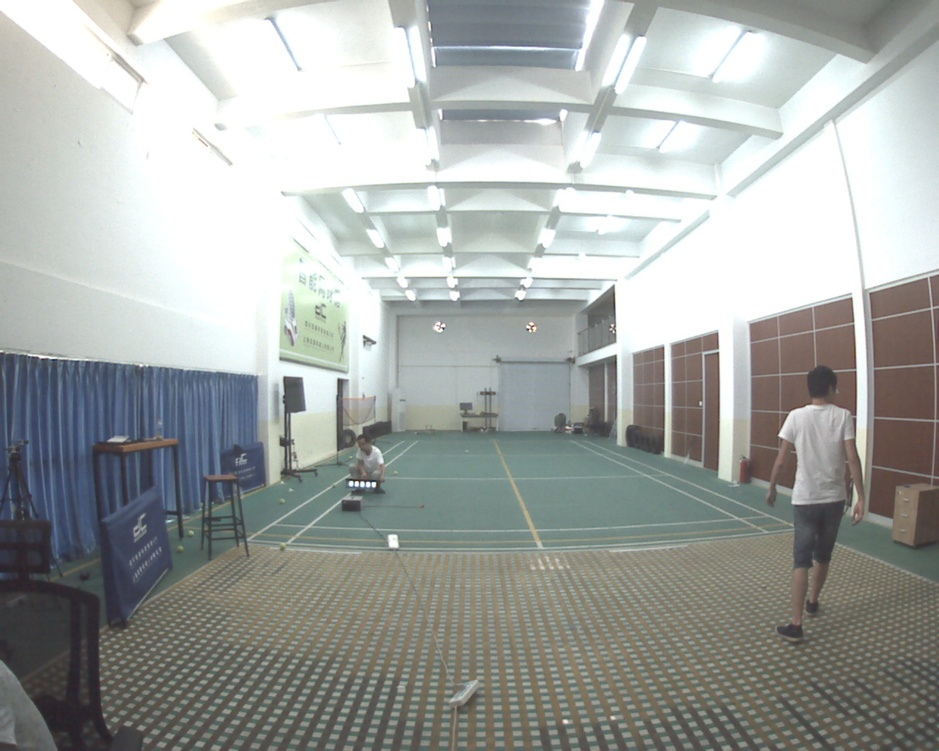
//> input picture opencv_test/000016.jpg, 939 x 751 px, shrunk from 1280 x 1024 before the run
$ ./filter2d ../000016.jpg   (built with g++ and OpenCV 4)
//> lines starting //> are read from the running program, lines starting //| are printed output that depends on the picture
#include <opencv2/opencv.hpp>
#include <iomanip>
int main(int argc, char* argv[])
{
	std::vector<std::string> files;
	cv::glob(argv[1], files);
	cv::Mat kernel = (cv::Mat_<int>(3, 3) << 0, 1, 0, 1, -4, 1, 0, 1, 0);
//	cv::Mat kernel = (cv::Mat_<int>(2,2) << -2, 1, 1, 0);
	cv::Mat dst, gray, bin, blur;
	for(int i=0;i<files.size();i++)
	{
		cv::Mat src = cv::imread(files[i]);
//> src is the input picture: 751 rows x 939 cols, CV_8UC3; mean B, G, R 163.1, 166, 162.1
		cv::cvtColor(src, gray, CV_BGR2GRAY);
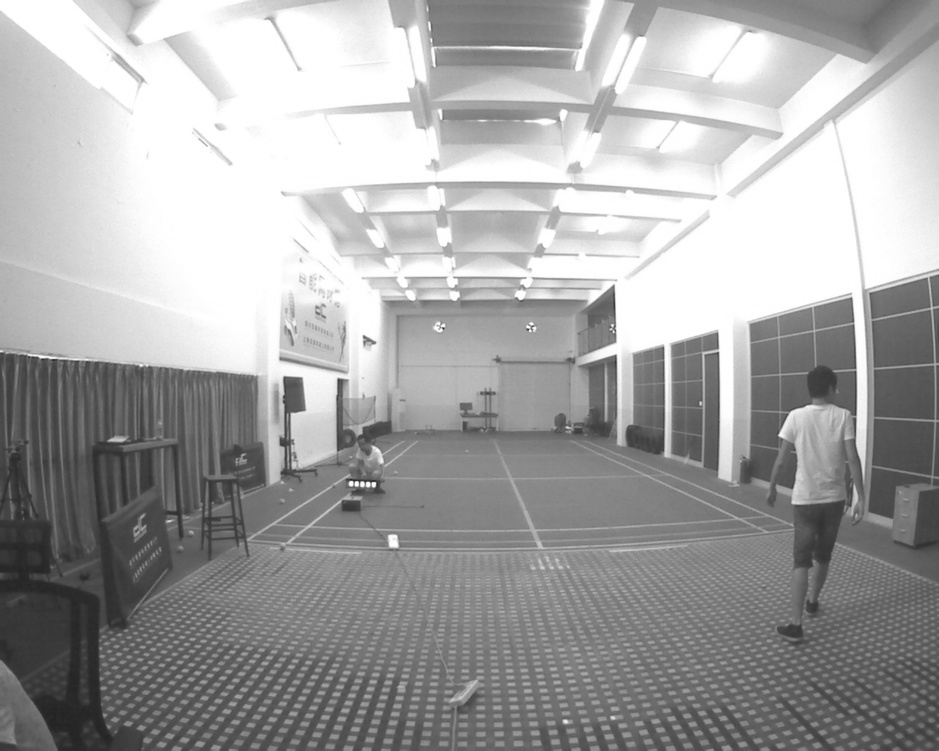
//> gray: 751 rows x 939 cols, CV_8UC1; min 34, max 255, mean 164.5

// [6 lines of commented-out code are left out]
		cv::filter2D(gray, dst, CV_64F, kernel);
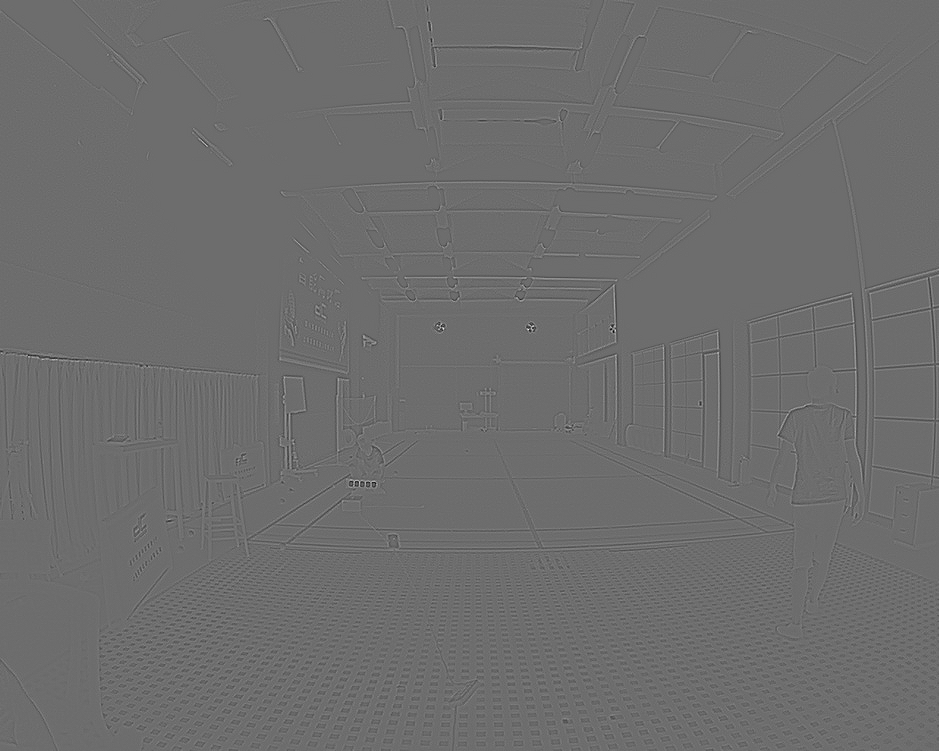
//> dst: 751 rows x 939 cols, CV_64FC1; min -247, max 329, mean 0; drawn with min black and max white

// [7 lines of commented-out code are left out]

		cv::convertScaleAbs(dst, dst);
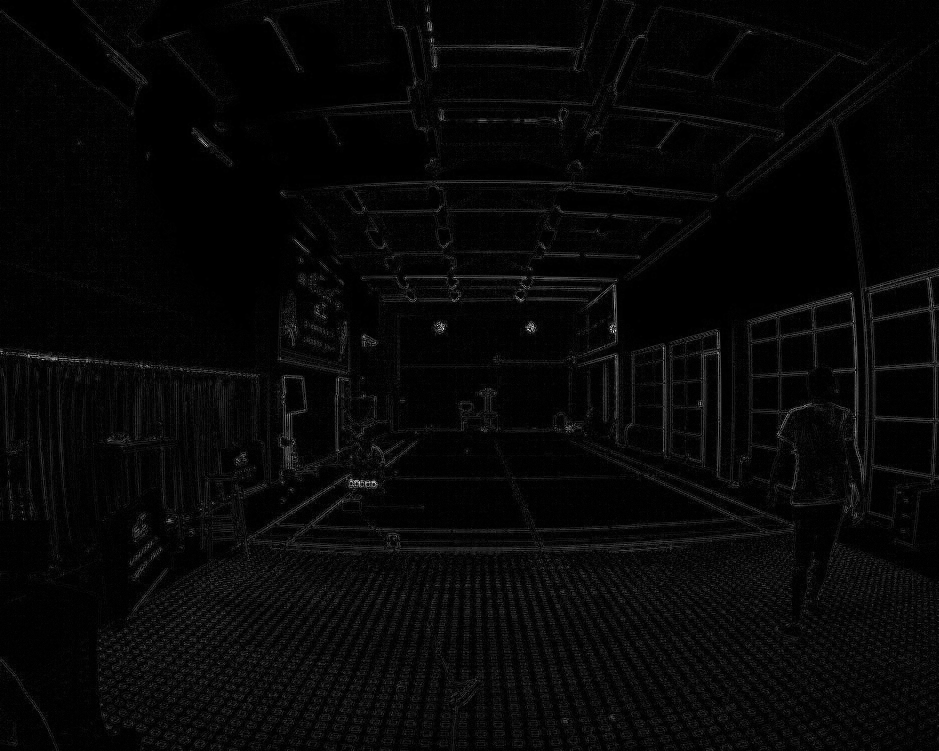
//> dst: 751 rows x 939 cols, CV_8UC1; min 0, max 255, mean 7.3
// [11 lines of commented-out code are left out]

		std::cout<<std::endl;
		for(int i=0;i<src.rows;i++)
		{
			for(int j=0;j<src.cols;j++)
			{
				std::cout<<std::setw(3)<<std::setfill(' ')<<static_cast<int>(dst.at<uchar>(i, j))<<",";
			}
			std::cout<<std::endl;
		}

		cv::Mat temp;
		cv::threshold(dst, bin, 50, 255, CV_THRESH_BINARY);
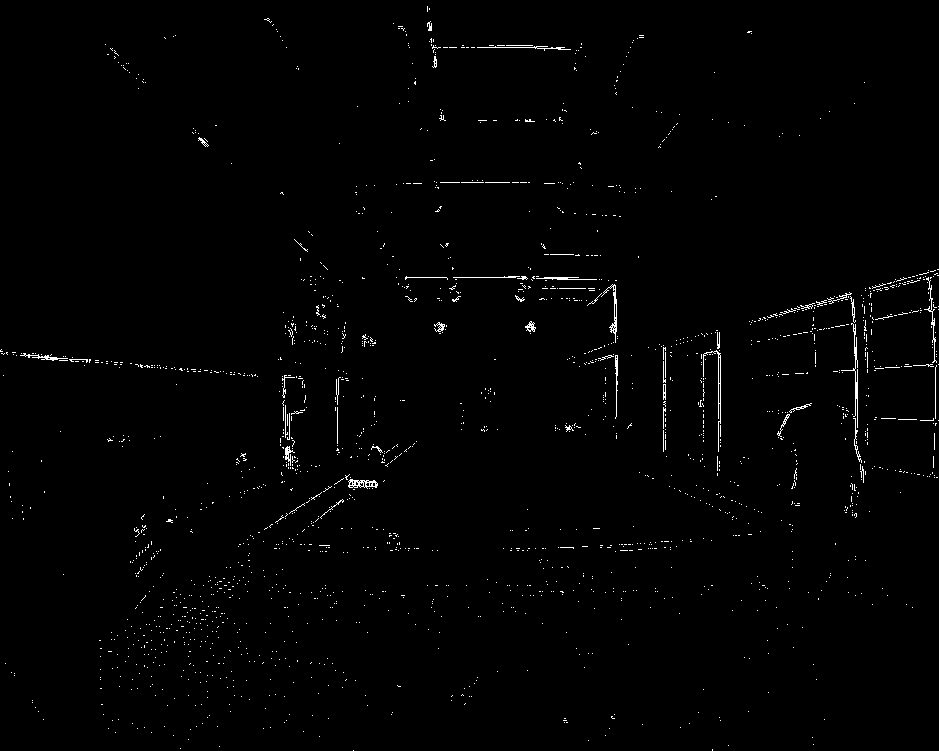
//> bin: 751 rows x 939 cols, CV_8UC1; 1% white in thin lines or dots
//		cv::resize(bin, temp, cv::Size(dst.rows*4, dst.cols*4));
		cv::imshow("filter", bin);
		cv::waitKey(0);
	}
	return 0;
}

$ run again, on opencv_test/000722.jpg
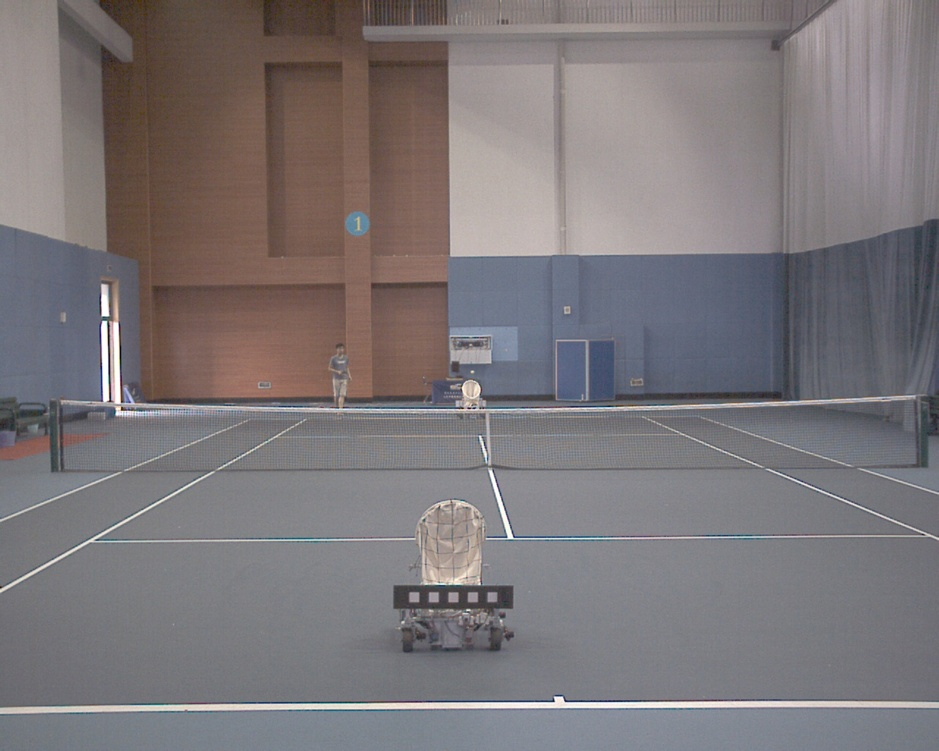
//> input picture opencv_test/000722.jpg, 939 x 751 px, shrunk from 1280 x 1024 before the run
//> src is the input picture: 751 rows x 939 cols, CV_8UC3; mean B, G, R 121, 118.5, 123.9
//> `cv::cvtColor(src, gray, CV_BGR2GRAY);`:
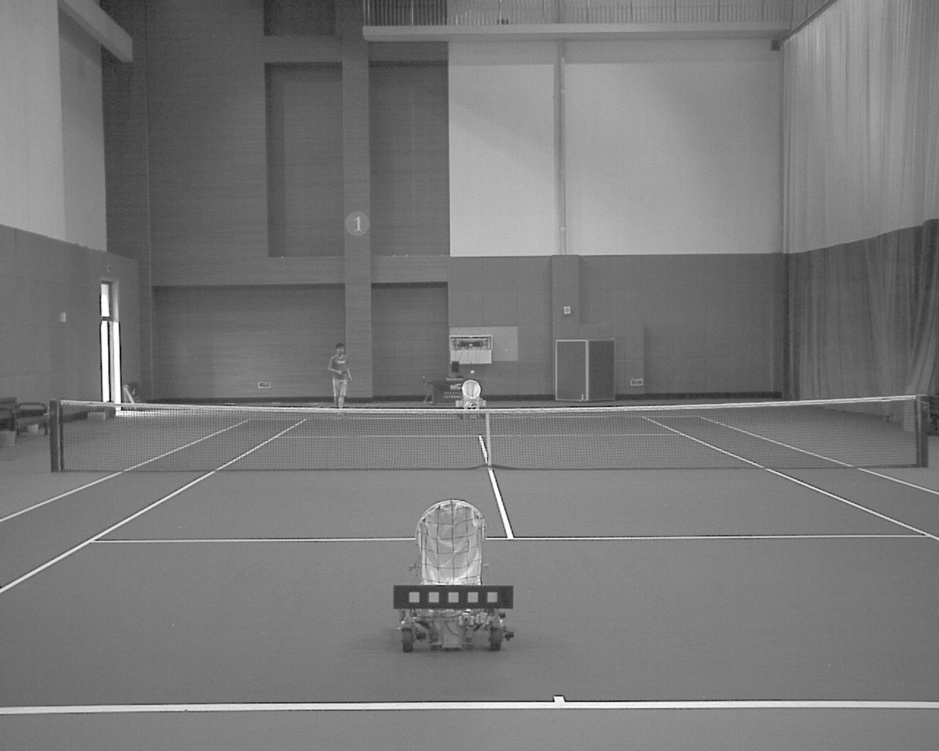
//> gray: 751 rows x 939 cols, CV_8UC1; min 9, max 255, mean 120.4
//> `cv::threshold(dst, bin, 50, 255, CV_THRESH_BINARY);`:
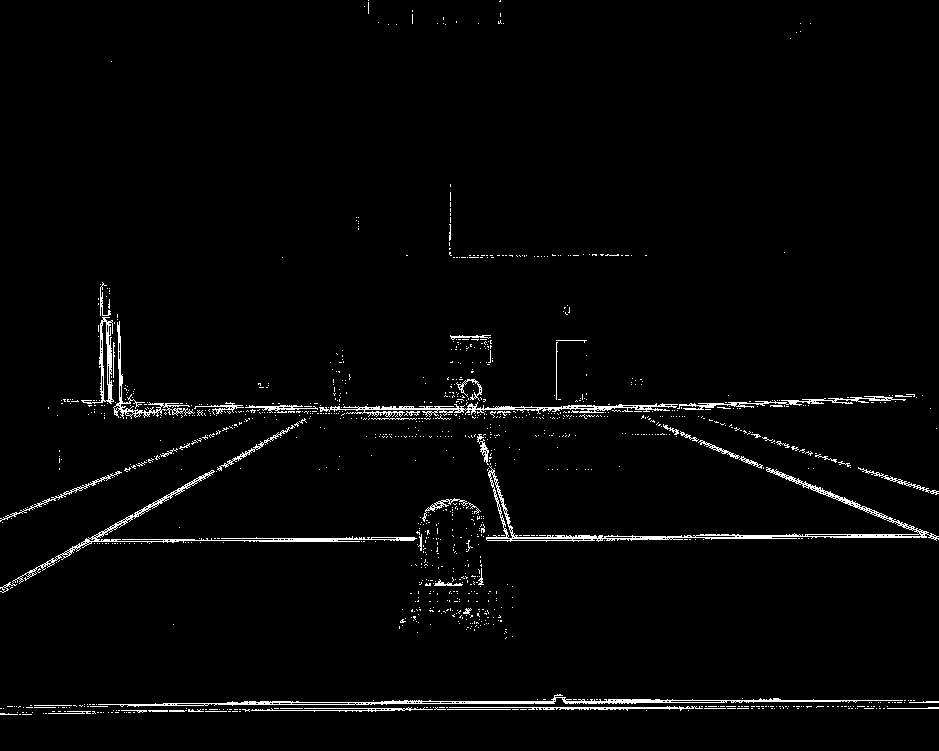
//> bin: 751 rows x 939 cols, CV_8UC1; 2.3% white in thin lines or dots

$ run again, on opencv_test/000736.jpg
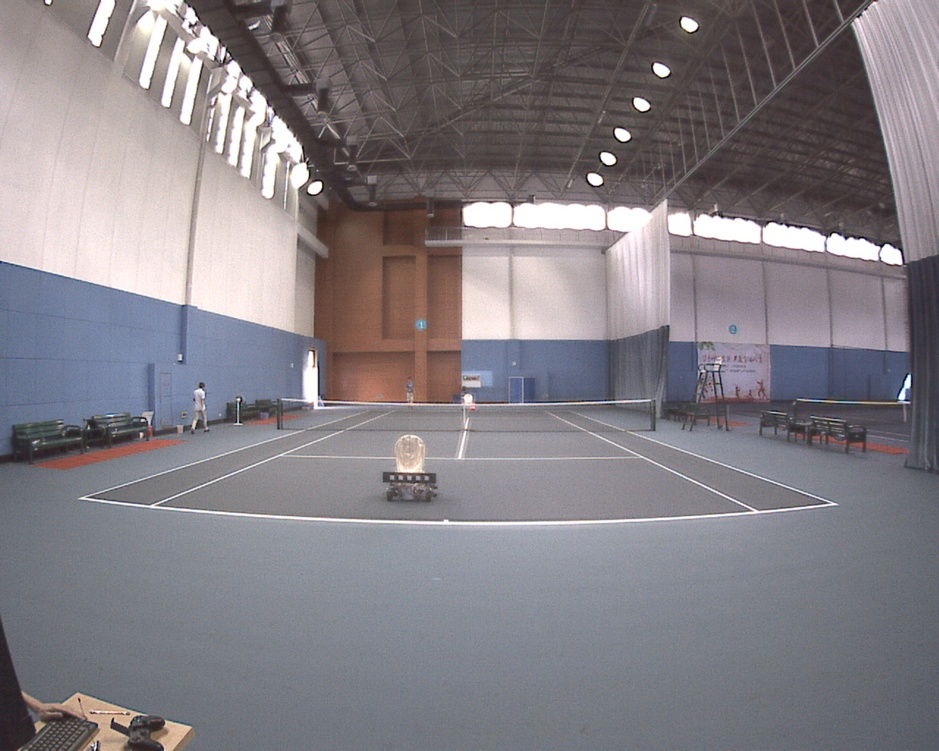
//> input picture opencv_test/000736.jpg, 939 x 751 px, shrunk from 1280 x 1024 before the run
//> src is the input picture: 751 rows x 939 cols, CV_8UC3; mean B, G, R 131.7, 126.2, 130.8
//> `cv::filter2D(gray, dst, CV_64F, kernel);`:
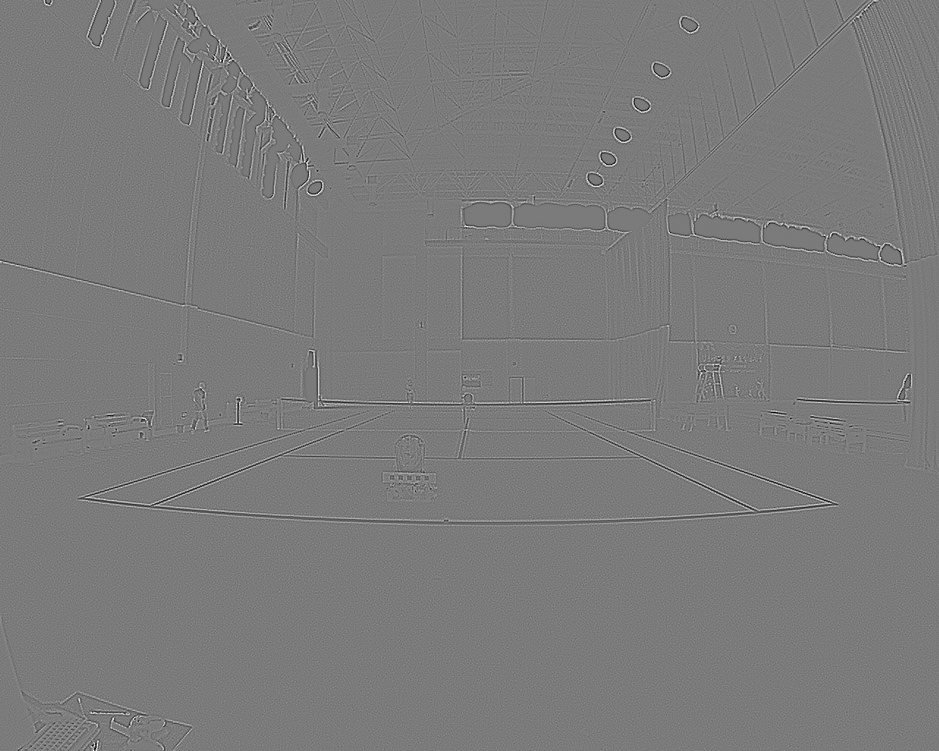
//> dst: 751 rows x 939 cols, CV_64FC1; min -254, max 271, mean 0; drawn with min black and max white
//> `cv::threshold(dst, bin, 50, 255, CV_THRESH_BINARY);`:
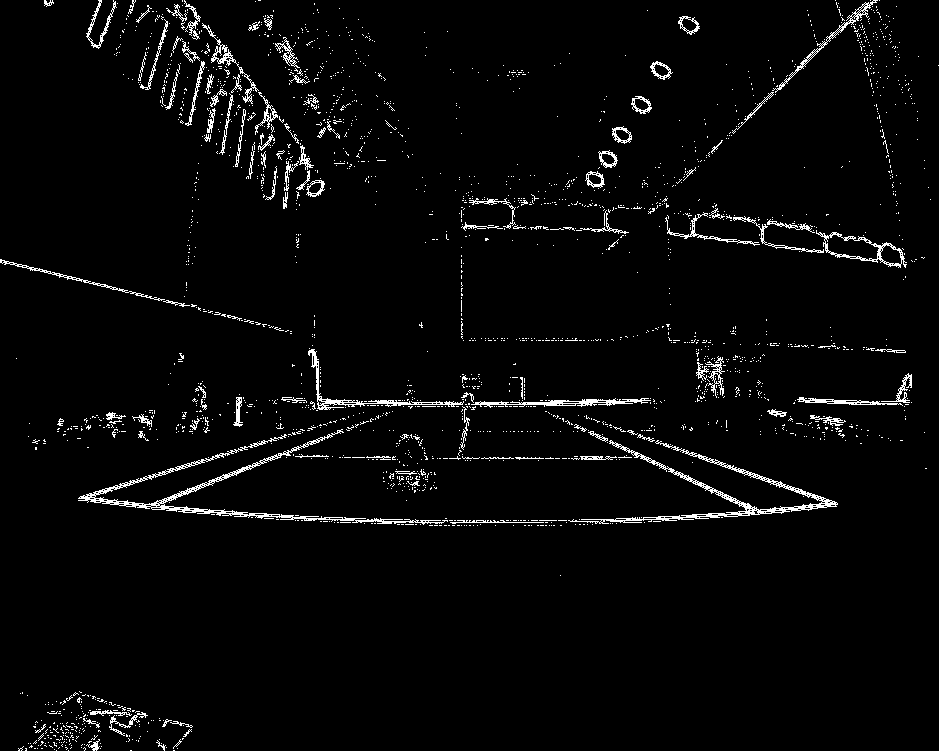
//> bin: 751 rows x 939 cols, CV_8UC1; 3.1% white in thin lines or dots
